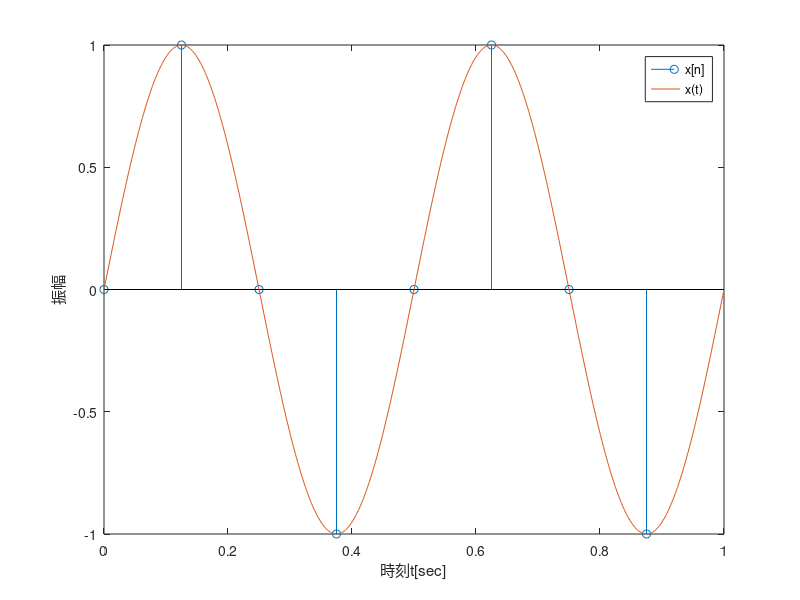
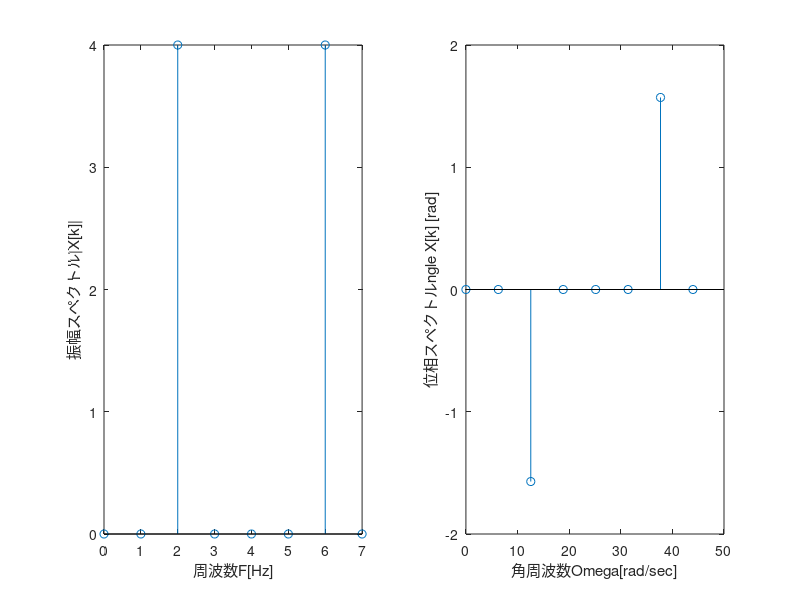

Write MATLAB code to recreate these figures, in order.
A=1;
theta=0;
D=0;
T0=1/2;
F0 = 1/ T0;
N = 8;
Ts = 1/N;
n = 0:N-1;

xn = A*sin(2*pi*F0*n*Ts+theta) + D;

figure(1);
stem(n* Ts,xn);
xlabel("時刻t[sec]");
ylabel("振幅");
%------------2-----------
hold on;
N=1000;
na = 0:N-1;
Tsa= 1/N;
xt = A*sin(2*pi*F0*na*Tsa+theta) + D;

plot(na*Tsa,xt);
legend("x[n]","x(t)");
hold off;
%----------4------------
N=8;
k=0:7;
omega = 2 * pi * k /N;
f = omega / 2/ pi;
Fs = 1/Ts;
Omega = omega * Fs;
F = Omega /2/pi;
%-----------3----------------
Xk = fft(xn,8);
amp = abs(Xk);
phase = angle(fix(Xk));
figure(2);
subplot(1,2,1);
stem(F, amp);
xlabel("周波数F[Hz]")
ylabel("振幅スペクトル|X[k]|")
subplot(1,2,2);
stem(Omega,phase);
xlabel("角周波数\Omega[rad/sec]")
ylabel("位相スペクトル\angle X[k] [rad]")

